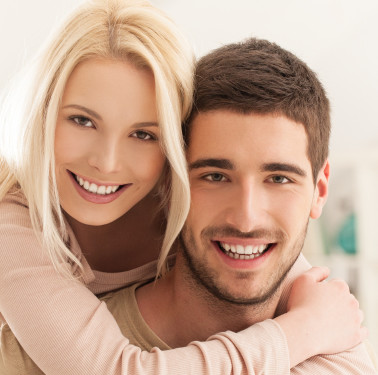
#> input picture tests/we.jpg, 378 x 375 px, given in place of the camera
$ python FaceTiltDetection.py
#> lines starting #> are read from the running program, lines starting #| are printed output that depends on the picture; after the words box and inside, x2 and y2 are one past the last pixel; in counts of white or black regions, pixels touching at a corner belong together
### src/lbpDetectFace.py
import numpy as np
import cv2
import math


def detect_faces(f_cascade, colored_img, scale_factor=1.1):
    img_copy = np.copy(colored_img)
    # convert to gray
    gray = cv2.cvtColor(img_copy, cv2.COLOR_BGR2GRAY)

    faces = f_cascade.detectMultiScale(gray, scaleFactor=scale_factor, minNeighbors=6)
    return faces


# [20 lines left out: function crop_rot_images, not called in this run]


def rotate_img(img, angle):
    num_rows, num_cols = img.shape[:2]
    rotation_mat = cv2.getRotationMatrix2D((num_cols / 2, num_rows / 2), angle, 1)
    return cv2.warpAffine(img, rotation_mat, (num_cols, num_rows))


# [5 lines left out: function draw_faces, not called in this run]


def draw_tilt_faces(frame, cascade):
    num_rows, num_cols = frame.shape[:2]
    center = detect_faces(cascade, frame)
    left = detect_faces(cascade, rotate_img(frame, 45))
    right = detect_faces(cascade, rotate_img(frame, -45))
    for (x, y, w, h) in center:
        # print((x, y, x + w, y + h))
        cv2.rectangle(frame, (x, y), (x + w, y + h), (0, 255, 0), 2)
    for (x, y, w, h) in left:
        (px, py) = rotate_point(x, y, num_cols, num_rows, -45)
        (qx, qy) = rotate_point(x + w, y, num_cols, num_rows, -45)
        (rx, ry) = rotate_point(x + w, y + h, num_cols, num_rows, -45)
        (sx, sy) = rotate_point(x, y + h, num_cols, num_rows, -45)
        (p, q, r, s) = (
            int(min(px, qx, rx, sx)), int(min(py, qy, ry, sy)), int(max(px, qx, rx, sx)), int(max(py, qy, ry, sy)))
        # print((p, q, r, s))
        cv2.rectangle(frame, (p, q), (r, s), (0, 255, 0), 2)
    for (x, y, w, h) in right:
        (px, py) = rotate_point(x, y, num_cols, num_rows, 45)
        (qx, qy) = rotate_point(x + w, y, num_cols, num_rows, 45)
        (rx, ry) = rotate_point(x + w, y + h, num_cols, num_rows, 45)
        (sx, sy) = rotate_point(x, y + h, num_cols, num_rows, 45)
        (p, q, r, s) = (
            int(min(px, qx, rx, sx)), int(min(py, qy, ry, sy)), int(max(px, qx, rx, sx)), int(max(py, qy, ry, sy)))
        # print("boo "+str((p, q, r, s)))
        cv2.rectangle(frame, (p, q), (r, s), (0, 255, 0), 2)
    return frame


# [27 lines left out: functions rotate_point, get_largest_face, not called in this run]

### tests/FaceTiltDetection.py
import cv2

from src.lbpDetectFace import detect_faces, draw_faces, rotate_img, rotate_point, draw_tilt_faces

lbp_face_cascade = cv2.CascadeClassifier('../data/lbpcascade_frontalface.xml')

cv2.namedWindow("exit on ESC")
vc = cv2.VideoCapture(0)
frame = 0
if vc.isOpened():  # try to get the first frame
    rval, frame = vc.read()
#> frame is the input picture: shape (375, 378, 3); mean B, G, R 144.8, 164.7, 197.8
else:
    rval = False

f = frame

while rval:
    cv2.imshow("exit on ESC", cv2.flip(f, 1))
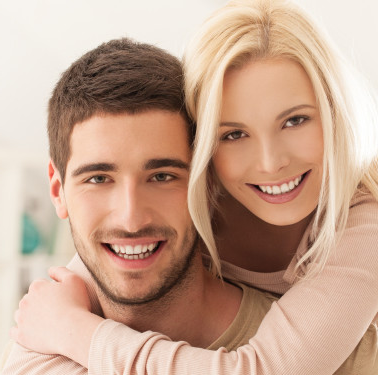
#> window 'exit on ESC': shape (375, 378, 3); mean B, G, R 144.8, 164.7, 197.8
    rval, frame = vc.read()

    f = draw_tilt_faces(frame, lbp_face_cascade)
#> in detect_faces, `gray = cv2.cvtColor(img_copy, cv2.COLOR_BGR2GRAY)`:
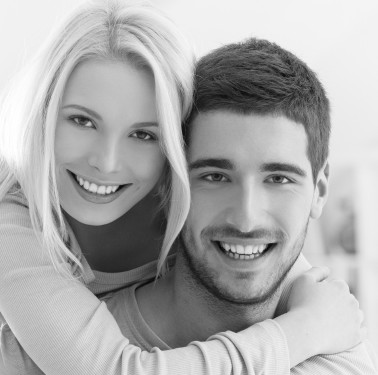
#> gray: shape (375, 378); min 1, max 255, mean 172.4
#> in detect_faces, `faces = f_cascade.detectMultiScale(gray, scaleFactor=scale_factor, min..`: faces = [[159, 110, 179, 179], [32, 65, 164, 164]]
#> in rotate_img, `return cv2.warpAffine(img, rotation_mat, (num_cols, num_rows))`:
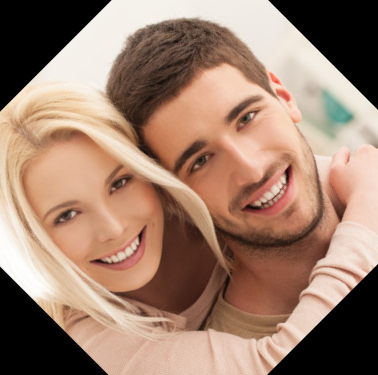
#> returned value: shape (375, 378, 3); mean of channels 0, 1, 2 110, 127.6, 157.7; drawn as B, G, R
#> call 2 of detect_faces, with scale_factor = 1.1
#> in detect_faces (call 2), `gray = cv2.cvtColor(img_copy, cv2.COLOR_BGR2GRAY)`:
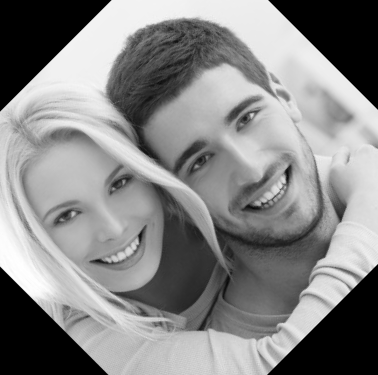
#> gray: shape (375, 378); min 0, max 255, mean 134.6
#> in detect_faces (call 2), `faces = f_cascade.detectMultiScale(gray, scaleFactor=scale_factor, min..`: faces = ()
#> call 2 of rotate_img, with angle = -45
#> in rotate_img (call 2), `return cv2.warpAffine(img, rotation_mat, (num_cols, num_rows))`:
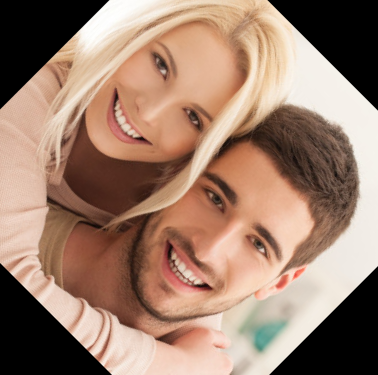
#> returned value: shape (375, 378, 3); mean of channels 0, 1, 2 110, 127.5, 157.6; drawn as B, G, R
#> call 3 of detect_faces, with scale_factor = 1.1
#> in detect_faces (call 3), `gray = cv2.cvtColor(img_copy, cv2.COLOR_BGR2GRAY)`:
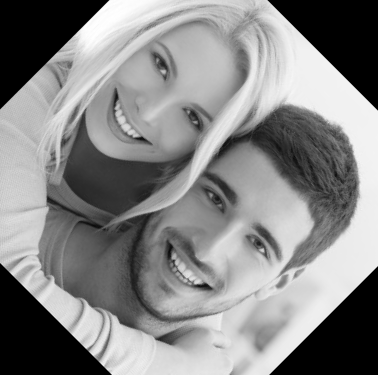
#> gray: shape (375, 378); min 0, max 255, mean 134.5
#> the loop in draw_tilt_faces, `for (x, y, w, h) in center:` made 2 passes
#> after the loop in draw_tilt_faces, `for (x, y, w, h) in center:`:
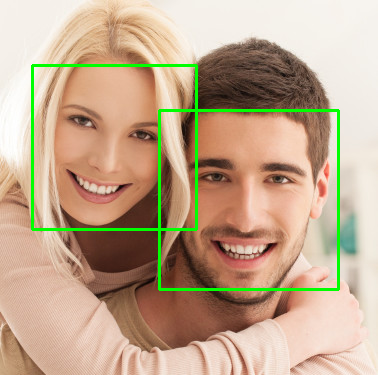
#> frame: shape (375, 378, 3); 2.89% of pixels changed, all inside (x1, y1, x2, y2) = (31, 64, 340, 291)

    key = cv2.waitKey(20)
#> (key Esc is pressed here)
    if key == 27:  # exit on ESC
        break
cv2.destroyWindow("exit on ESC")
cv2.VideoCapture.release(vc)
